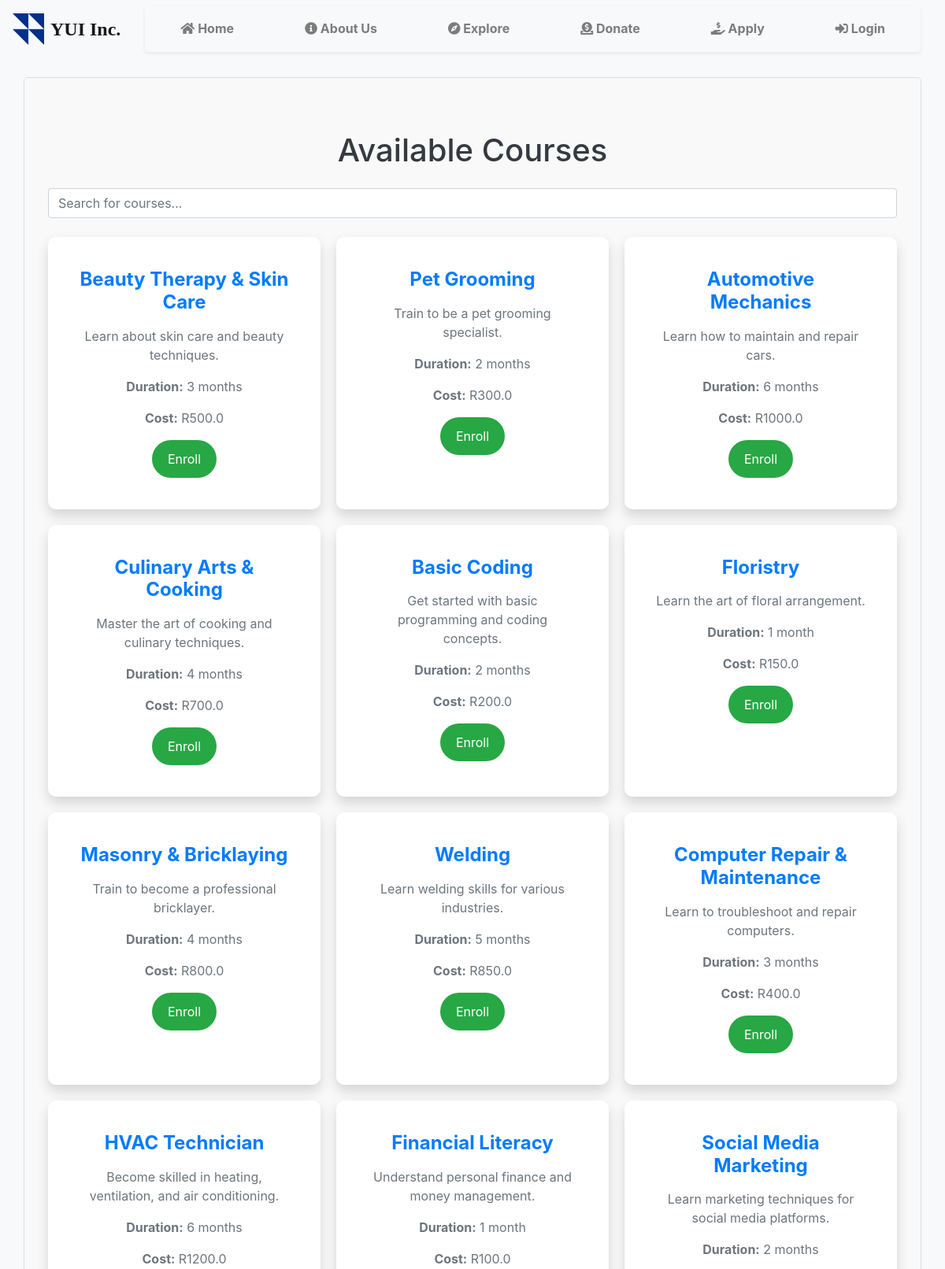
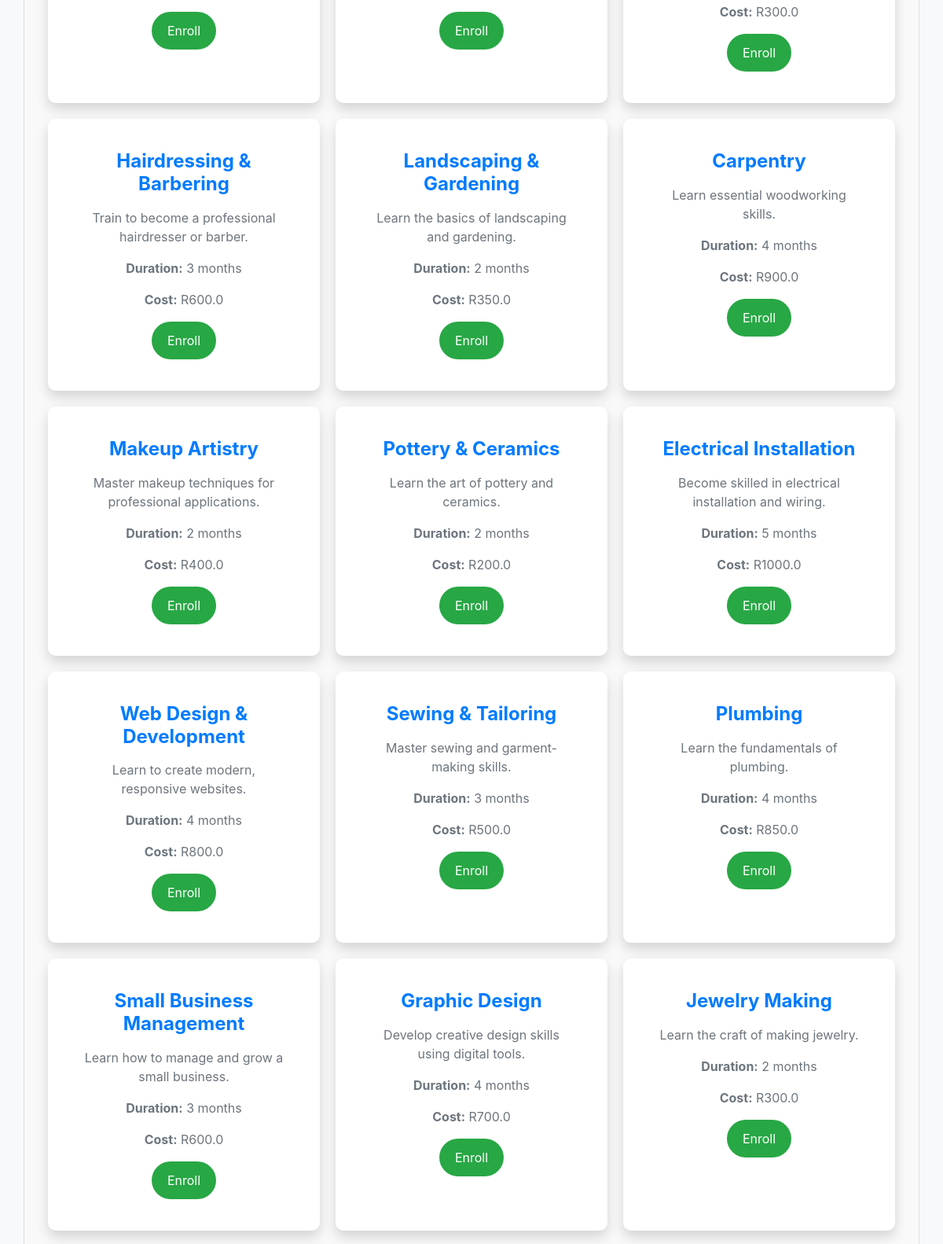
Screenshot of /courses (upper part) with the database file from the repository (2 pictures, top to bottom).
### models/models.py (models this page shows)
class Course(db.Model):
    __tablename__ = 'course'
    course_id = db.Column(db.Integer, primary_key=True)
    course_name = db.Column(db.String(100), nullable=False)
    course_description = db.Column(db.String(200), nullable=True)
    course_duration = db.Column(db.String(20), nullable=False)
    course_cost = db.Column(db.Float, nullable=False)
    students = db.relationship('Student', secondary='take', back_populates='courses', lazy='dynamic')

### blue_prints/application.py (the view)
@application_bp.route('/courses', methods=['GET'])
def course_view():
    courses = Course.query.all()
    return render_template('course_view.html', courses=courses)

### templates/course_view.html (shortened to what this page needs)
{% extends "base.html" %}
{% block content %}
<div class="container mt-5">
    <h1 class="text-center mb-4">Available Courses</h1>
    <input type="text" id="searchInput" class="form-control mb-4" placeholder="Search for courses..." />
    <div class="course-grid" id="courseContainer">
        {% for course in courses %}
        <div class="course-card shadow">
            <div class="card-body text-center">
                <h5 class="card-title">{{ course.course_name }}</h5>
                <p class="card-text">{{ course.course_description }}</p>
                <p class="card-text"><strong>Duration:</strong> {{ course.course_duration }}</p>
                <p class="card-text"><strong>Cost:</strong> R{{ course.course_cost }}</p>
                {% if current_user.is_authenticated %}
                    <form action="{{ url_for('application.apply', course_id=course.course_id) }}" method="POST">
                        <button type="submit" class="btn btn-primary">Apply</button>
                    </form>
                {% else %}
                    <a href="{{ url_for('application.application', course_id=course.course_id) }}" class="btn btn-success" onclick="return handleEnrollClick(this.href);">Enroll</a>
                {% endif %}
            </div>
        </div>
        {% endfor %}
    </div>
</div>
{% endblock %}

### static/styles.css (style rules this page uses)
body { background-color: #f8f9fa; transition: background-color 0.3s ease; }
h1, h2, h3 { animation: fadeIn 5s ease forwards; }

### templates/course_view.html (style rules this page uses)
body { background-color: #f8f9fa; }
h1 { color: #343a40; }
.course-grid { display: grid; grid-template-columns: repeat(auto-fill, minmax(300px, 1fr)); gap: 20px; }
.course-card { background-color: #fff; border-radius: 10px; transition: transform 0.3s, box-shadow 0.3s; padding: 20px; text-align: center; }
.card-title { font-weight: bold; font-size: 1.5rem; color: #007bff; margin-bottom: 1rem; }
.card-text { color: #6c757d; margin-bottom: 1rem; }
.btn { padding: 12px 20px; border-radius: 25px; border: none; transition: transform 0.2s, background 0.3s; }
.btn-success { background-color: #28a745; color: white; }

### rows the page displays
Course: course_name "Beauty Therapy & Skin Care", course_description "Learn about skin care and beauty techniques.", course_duration "3 months", course_cost "500.0"
Course: course_name "Pet Grooming", course_description "Train to be a pet grooming specialist.", course_duration "2 months", course_cost "300.0"
Course: course_name "Automotive Mechanics", course_description "Learn how to maintain and repair cars.", course_duration "6 months", course_cost "1000.0"
Course: course_name "Culinary Arts & Cooking", course_description "Master the art of cooking and culinary techniques.", course_duration "4 months", course_cost "700.0"
Course: course_name "Basic Coding", course_description "Get started with basic programming and coding concepts.", course_duration "2 months", course_cost "200.0"
Course: course_name "Floristry", course_description "Learn the art of floral arrangement.", course_duration "1 month", course_cost "150.0"
Course: course_name "Masonry & Bricklaying", course_description "Train to become a professional bricklayer.", course_duration "4 months", course_cost "800.0"
Course: course_name "Welding", course_description "Learn welding skills for various industries.", course_duration "5 months", course_cost "850.0"
Course: course_name "Computer Repair & Maintenance", course_description "Learn to troubleshoot and repair computers.", course_duration "3 months", course_cost "400.0"
Course: course_name "HVAC Technician", course_description "Become skilled in heating, ventilation, and air conditioning.", course_duration "6 months", course_cost "1200.0"
Course: course_name "Financial Literacy", course_description "Understand personal finance and money management.", course_duration "1 month", course_cost "100.0"
Course: course_name "Social Media Marketing", course_description "Learn marketing techniques for social media platforms.", course_duration "2 months", course_cost "300.0"
Course: course_name "Hairdressing & Barbering", course_description "Train to become a professional hairdresser or barber.", course_duration "3 months", course_cost "600.0"
Course: course_name "Landscaping & Gardening", course_description "Learn the basics of landscaping and gardening.", course_duration "2 months", course_cost "350.0"
Course: course_name "Carpentry", course_description "Learn essential woodworking skills.", course_duration "4 months", course_cost "900.0"
Course: course_name "Makeup Artistry", course_description "Master makeup techniques for professional applications.", course_duration "2 months", course_cost "400.0"
Course: course_name "Pottery & Ceramics", course_description "Learn the art of pottery and ceramics.", course_duration "2 months", course_cost "200.0"
Course: course_name "Electrical Installation", course_description "Become skilled in electrical installation and wiring.", course_duration "5 months", course_cost "1000.0"
Course: course_name "Web Design & Development", course_description "Learn to create modern, responsive websites.", course_duration "4 months", course_cost "800.0"
Course: course_name "Sewing & Tailoring", course_description "Master sewing and garment-making skills.", course_duration "3 months", course_cost "500.0"
Course: course_name "Plumbing", course_description "Learn the fundamentals of plumbing.", course_duration "4 months", course_cost "850.0"
Course: course_name "Small Business Management", course_description "Learn how to manage and grow a small business.", course_duration "3 months", course_cost "600.0"
Course: course_name "Graphic Design", course_description "Develop creative design skills using digital tools.", course_duration "4 months", course_cost "700.0"
Course: course_name "Jewelry Making", course_description "Learn the craft of making jewelry.", course_duration "2 months", course_cost "300.0"
